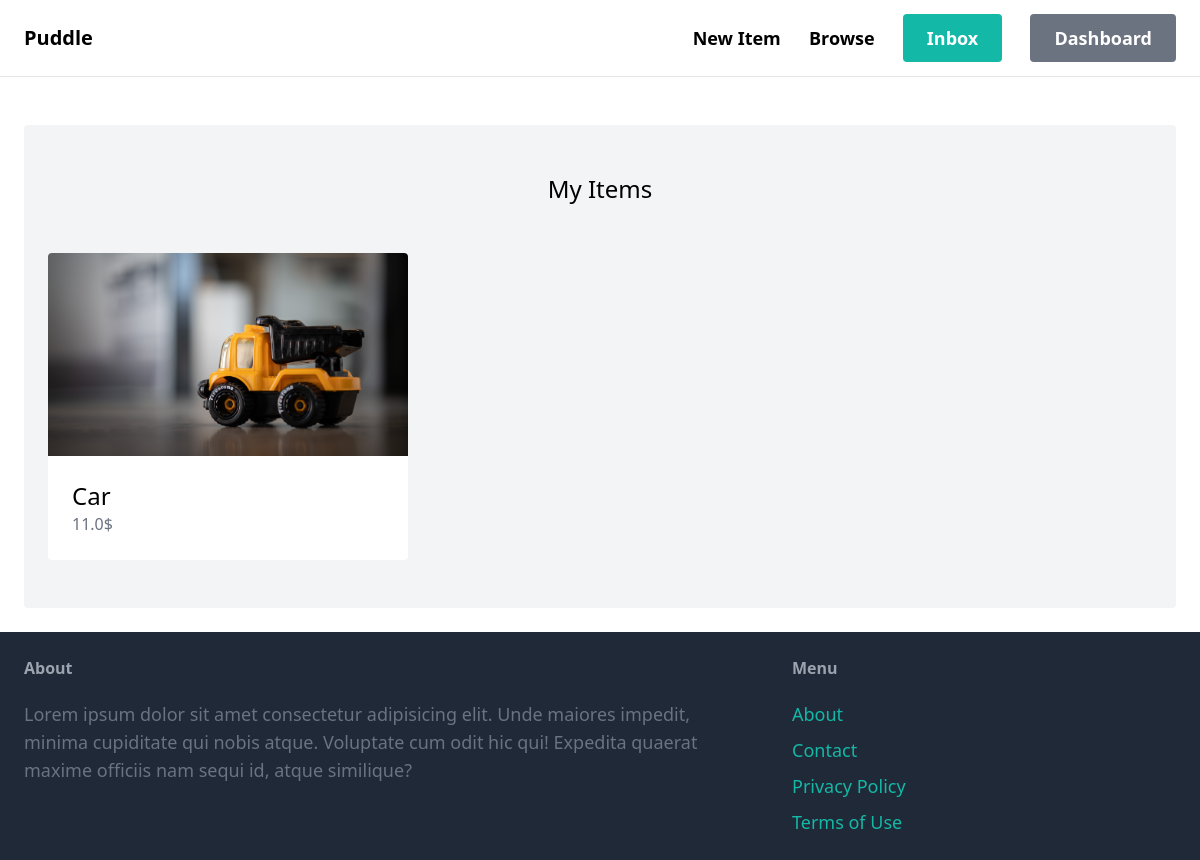
The app's page /dashboard/ (signed in) with its own data.
### item/models.py (models this page shows, shortened)
class Item(models.Model):
    category = models.ForeignKey(Category, related_name="items", on_delete=models.CASCADE)
    name = models.CharField(max_length=255)
    description = models.TextField(blank=True, null=True)
    price = models.FloatField()
    image = models.ImageField(upload_to="items_images")
    is_sold = models.BooleanField(default=False)
    created_at = models.DateTimeField(auto_now_add=True)
    created_by = models.ForeignKey(User, related_name="items", on_delete=models.CASCADE)

### dashboard/views.py (the view)
# urls.py: path("", views.index, name="index"),
@login_required
def index(request):
    items = Item.objects.filter(created_by=request.user)
    return render(request, "dashboard/index.html", {
        "items": items,
    })

### dashboard/templates/dashboard/index.html (shortened to what this page needs)
{% extends 'homepage/base.html' %}
{% block content %}
    <div class="mt-6 px-6 py-12 bg-gray-100 rounded">
        <h2 class="mb-12 text-2xl text-center">My Items</h2>
        <div class="grid grid-cols-3 gap-3">
            {% for item in items %}
                <div>
                    <a href="{% url 'item:detail' item.id %}">
                        <div>
                            <img src="{{ item.image.url }}" class="rounded-t">
                        </div>
                        <div class="p-6 bg-white rounded-b">
                            <h2 class="text-2xl">
                                {{ item.name }}
                            </h2>
                            <p class="text-gray-500">
                                {{ item.price }}$
                            </p>
                        </div>
                    </a>
                </div>
            {% endfor %}
        </div>
    </div>
{% endblock %}

### records on screen
Item: image (picture), name "Car", price "11.0"
